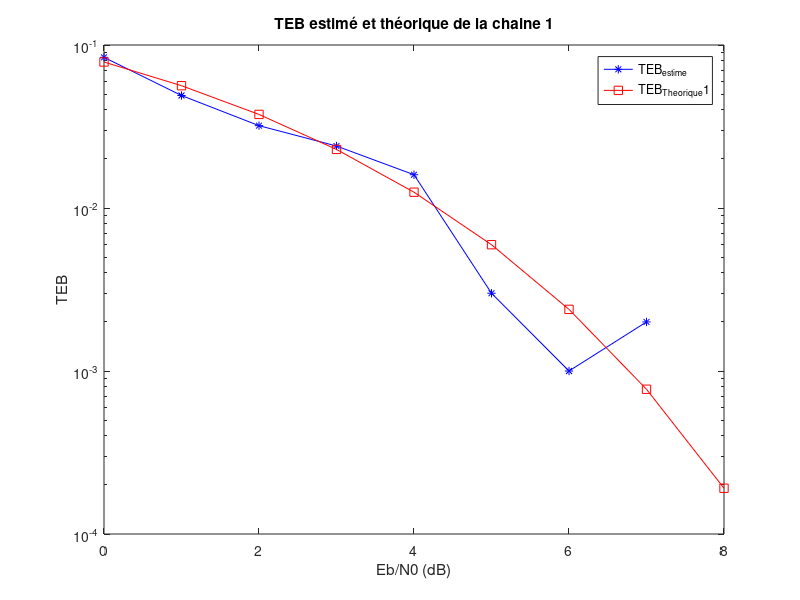
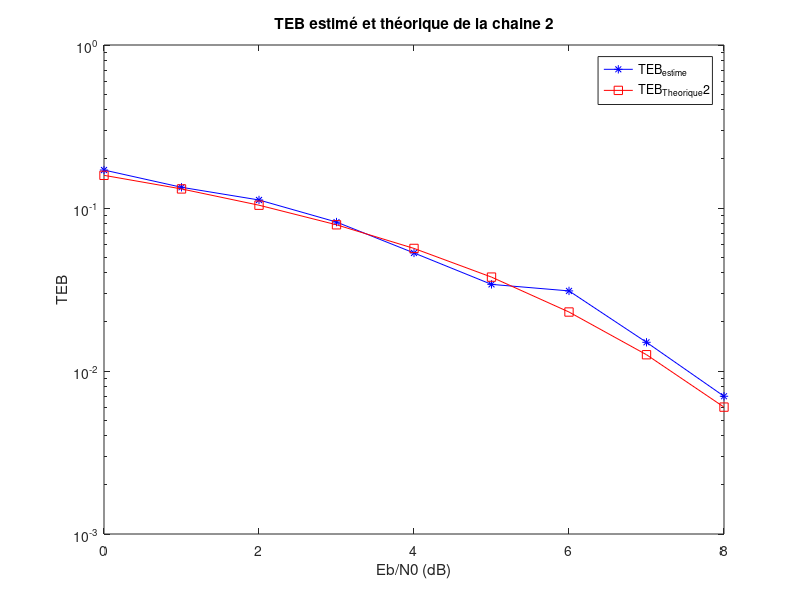
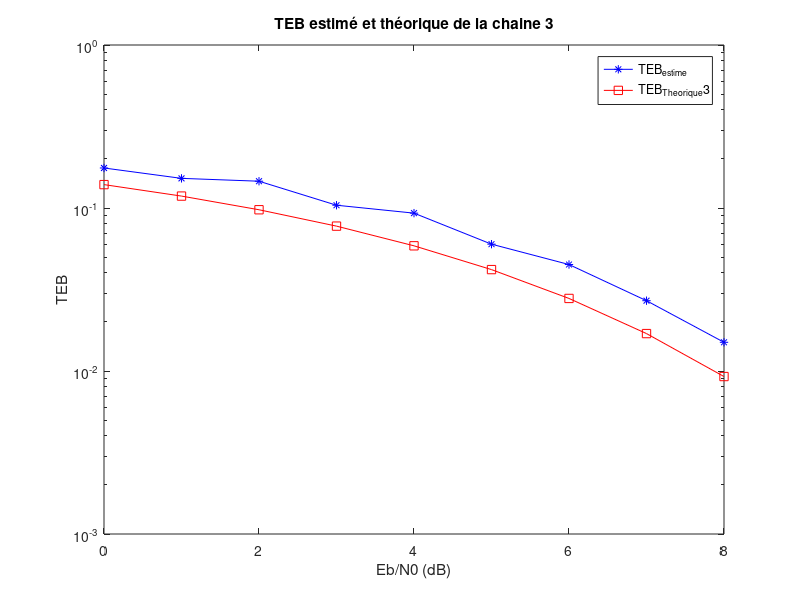
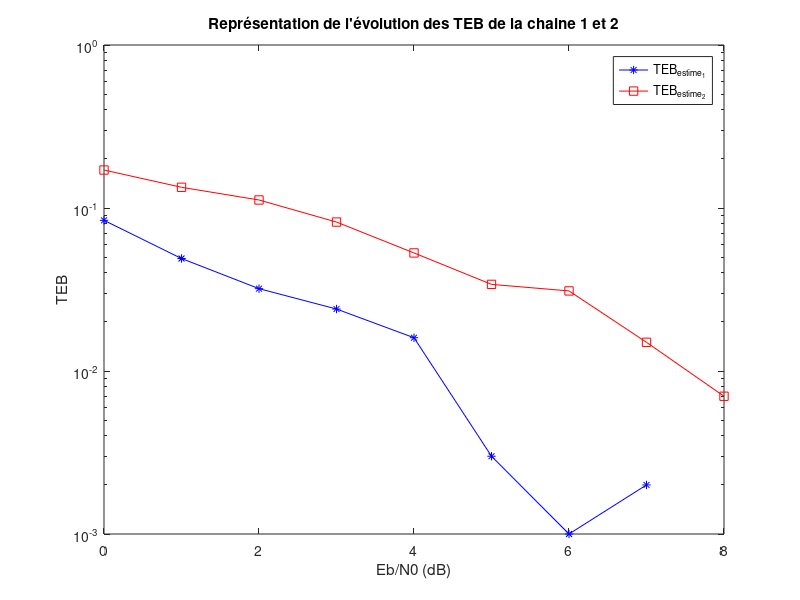

These charts were generated, in order, by the following MATLAB code:
%Nettoyer l'interface
clc;
clear all;
close all;

%Constantes
Fe = 24000;
Rb = 3000;
Tb = 1/Rb;
Nbits = 1000;
Te = 1/Fe;
V = 1;
alpha = 0.2 ;
L = 8;

EbN0dB = 0:8;
N = length(EbN0dB);


%% Chaine 1
TEB_estime1 = zeros(1,N);

for i=1:N

    % Généraion de bits
    bits = randi([0 1],1, Nbits);

    % Mapping 1
    Symboles1 = zeros(1,length(bits));
    Symboles1(bits==1) = V;
    Symboles1(bits==0) = -V;

    % Suréchantillonage
    Tsbin =Tb ;
    Nsbin = floor(Tsbin / Te);
    surech1 = zeros(1,Nsbin);
    surech1(1) = 1;
    Xk1 = kron(Symboles1,surech1);
    
    % Mise en forme:
    h1 = ones(1,Nsbin);
    Signal_Filtre1 = filter(h1,1,Xk1);
    
    % Canal avec bruit
    Px1 = mean(abs(Signal_Filtre1).^2);
    Sigma2N1 = (Px1*Nsbin)/(2*log2(2)*10^(EbN0dB(i)/10)) ;
    bruit1 = sqrt(Sigma2N1) * randn(1, length(Xk1));

    % Filtre de récéption
    hr1 = h1;
    Signal_z1 = filter(hr1,1,Signal_Filtre1 + bruit1);
    Signal_z1_SB = filter(hr1,1,Signal_Filtre1);

%     %Diagramme de l'oeuil chaine 1 avec bruit
%     diagramme_oeuil_1 = reshape(Signal_z1,Nsbin,floor(length(Signal_z1)/Nsbin)) ;
%     figure(10+i);
%     plot(diagramme_oeuil_1);
%     xlabel("Temps(s)");
%     ylabel("Amplitude");
%     title("Diagramme de l'oeil de la chaine 1 avec bruit");
%     grid on;
        


    % %Diagramme de l'oeuil chaine 1 sans bruit
    % diagramme_oeuil_1 = reshape(Signal_z1_SB,Nsbin,floor(length(Signal_z1)/Nsbin)) ;
    % figure(10+i);
    % plot(diagramme_oeuil_1);
    % xlabel("Temps(s)");
    % ylabel("Amplitude");
    % title("Diagramme de l'oeil de la chaine 1 sans bruit");
    % grid on;

    % echantillonage à t0=Ts
    z_ech1 = Signal_z1(Nsbin : Nsbin : end ) ;
    
    %Decision
    Seuil = 0;
    SymboleDecide1 = zeros(1,length(z_ech1));
    SymboleDecide1(z_ech1>Seuil) = V;
    SymboleDecide1(z_ech1<-Seuil) = -V;

    % TEB1
    bits_estimes1=zeros(1,Nbits);
    bits_estimes1(z_ech1>0) = 1;
    TEB_estime1(1,i) = sum(bits ~=bits_estimes1)/Nbits ;

end
% TEB théorique
TEB_Theorique1 = qfunc(sqrt(2*10.^(EbN0dB/10)));

figure(1);
semilogy(EbN0dB, TEB_estime1,'*b-');
hold on;
semilogy(EbN0dB, TEB_Theorique1,'sr-');
hold off;
legend({'TEB_{estime}','TEB_{Theorique}1'});
title("TEB estimé et théorique de la chaine 1");
xlabel("Eb/N0 (dB)");
ylabel("TEB");

%% Chaine 2
TEB_estime2 = zeros(1,N);

for i=1:N

    % Géneration de bits
    bits = randi([0 1],1, Nbits);

    % Mapping 2
    Symboles2 = zeros(1,length(bits));
    Symboles2(bits==1) = V;
    Symboles2(bits==0) = -V;

    % Suréchantillonage
    Tsbin =Tb ;
    Nsbin = floor(Tsbin / Te);
    surech2 = zeros(1,Nsbin);
    surech2(1) = 1;
    Xk2 = kron(Symboles2,surech2);
    
    %Mise en forme:
    h2 = ones(1,Nsbin);
    Signal_Filtre2 = filter(h2,1,Xk2);
    
    % Canal avec bruit
    Px2 = mean(abs(Signal_Filtre2).^2);
    Sigma2N2 = (Px2*Nsbin)/(2*log2(2)*10^(EbN0dB(i)/10)) ;
    bruit2 = sqrt(Sigma2N2) * randn(1, length(Xk2));

    % Filtre de récéption
    hr2 = ones(1,Nsbin/2);
    Signal_z2 = filter(hr2,1,Signal_Filtre2 + bruit2);
    Signal_z2_SB = filter(hr2,1,Signal_Filtre2);


    % % Diagramme de l'oeuil chaine 2 avec bruit
    % diagramme_oeuil_2 = reshape(Signal_z2,Nsbin,floor(length(Signal_z2)/Nsbin)) ;
    % figure(20 + i);
    % plot(diagramme_oeuil_2);
    % xlabel("Temps(s)");
    % ylabel("Amplitude");
    % title("Diagramme de l'oeil de la chaine 2 avec bruit");
    % grid on;


    % 
    % % Diagramme de l'oeuil chaine 2 sans bruit
    % diagramme_oeuil_2 = reshape(Signal_z2_SB,Nsbin,floor(length(Signal_z2)/Nsbin)) ;
    % figure(20 + i);
    % plot(diagramme_oeuil_2);
    % xlabel("Temps(s)");
    % ylabel("Amplitude");
    % title("Diagramme de l'oeil de la chaine 2 sans bruit");
    % grid on;

    % echantillonage à t0=Ts
    z_ech2 = Signal_z2(Nsbin : Nsbin : end ) ;
    
    %Decision
    Seuil = 0;
    SymboleDecide2 = zeros(1,length(z_ech2));
    SymboleDecide2(z_ech2>Seuil) = V;
    SymboleDecide2(z_ech2<-Seuil) = -V;

    % TEB2
    bits_estimes2=zeros(1,Nbits);
    bits_estimes2(z_ech2>0) = 1;
    TEB_estime2(1,i) = sum(bits ~=bits_estimes2)/Nbits ;

end

% TEB théorique 2
TEB_Theorique2 = qfunc(sqrt(10.^(EbN0dB/10)));

figure(2);
semilogy(EbN0dB, TEB_estime2,'*b-');
hold on;
semilogy(EbN0dB, TEB_Theorique2,'sr-');
hold off;
legend({'TEB_{estime}','TEB_{Theorique}2'});
title("TEB estimé et théorique de la chaine 2");
xlabel("Eb/N0 (dB)");
ylabel("TEB");

%% Chaine 3
TEB_estime3 = zeros(1,N);

for i = 1:N

    % Géneration de bits
    bits = randi([0 1],1, Nbits);

    % Mapping 3
    bits4aires = reshape(bits, 2,length(bits)/2);
    Symboles3 = zeros(1,length(bits4aires));
    Vecteur = bi2de(bits4aires.');

    Symboles3(Vecteur==0) = -3*V;
    Symboles3(Vecteur==1) = -V;
    Symboles3(Vecteur==2) = V;
    Symboles3(Vecteur==3) = 3*V;

    % Suréchantillonage
    Ts4air =2*Tb ;
    Ns4air = floor(Ts4air / Te);
    surech3 = zeros(1,Ns4air);
    surech3(1) = 1;
    Xk3 = kron(Symboles3,surech3);
    
    %Mise en forme:
    h3 = ones(1,Ns4air);
    Signal_Filtre3 = filter(h3,1,Xk3);

    % Canal avec bruit
    Px3 = mean(abs(Signal_Filtre3).^2);
    Sigma2N3 = (Px3*Ns4air)/(2*log2(4)*10^(EbN0dB(i)/10)) ;
    bruit3 = sqrt(Sigma2N3) * randn(1, length(Xk3));

    % Filtre de récéption
    hr3 = h3;
    Signal_z3 = filter(hr3,1,Signal_Filtre3 + bruit3);
    Signal_z3_SB = filter(hr3,1,Signal_Filtre3);

    % % Diagramme de l'oeuil chaine 3 avec bruit
    % diagramme_oeil_3 = reshape(Signal_z3,Ns4air,floor(length(Signal_z3)/Ns4air)) ;
    % figure(30+i);
    % plot(diagramme_oeil_3);
    % xlabel("Temps(s)");
    % ylabel("Amplitude");
    % title("Diagramme de l'oeil de la chaine 3 avec bruit");
    % grid on;

    % % Diagramme de l'oeuil chaine 3 sans bruit
    % diagramme_oeil_3 = reshape(Signal_z3_SB,Ns4air,floor(length(Signal_z3)/Ns4air)) ;
    % figure(30+i);
    % plot(diagramme_oeil_3);
    % xlabel("Temps(s)");
    % ylabel("Amplitude");
    % title("Diagramme de l'oeil de la chaine 3 sans bruit");
    % grid on;

    % echantillonage à t0=Ts4air
    z_ech3 = Signal_z3(Ns4air: Ns4air : end);

    %Decision
    SeuilBas = -2*Ns4air;
    SeuilHaut = 2*Ns4air;
    SeuilMilieu = 0;

    SymboleDecide3 = zeros(1,length(z_ech3));
    SymboleDecide3(z_ech3>SeuilHaut) = 3*V;
    SymboleDecide3((z_ech3>SeuilMilieu) & (z_ech3<=SeuilHaut)) = V;
    SymboleDecide3((z_ech3<=SeuilMilieu) & (z_ech3>=SeuilBas)) = -V;
    SymboleDecide3(z_ech3<=SeuilBas) = -3*V;

    % TEB3
    compteur=1;
    bits_estimes3=zeros(1,Nbits);
    taille = length(SymboleDecide3);
    for  j=1:taille
        valeur = SymboleDecide3(j);
        if valeur==-3*V
            bits_estimes3(1,compteur)=0;
            bits_estimes3(1,compteur+1)=0;
        elseif valeur==-V
            bits_estimes3(1,compteur)=1;
            bits_estimes3(1,compteur+1)=0;
        elseif valeur==V
            bits_estimes3(1,compteur)=0;
            bits_estimes3(1,compteur+1)=1;
        elseif valeur==3*V
            bits_estimes3(1,compteur)=1;
            bits_estimes3(1,compteur+1)=1;
        end
        compteur = compteur+2;
    end
    TEB_estime3(1,i) = sum(bits ~=bits_estimes3)/Nbits ;

end
% TEB théorique 3
TEB_Theorique3 = 3/4*(qfunc(sqrt((4/5)*10.^(EbN0dB/10))));

figure(3);
semilogy(EbN0dB, TEB_estime3,'*b-');
hold on;
semilogy(EbN0dB, TEB_Theorique3,'sr-');
hold off;
title("TEB estimé et théorique de la chaine 3");
legend({'TEB_{estime}','TEB_{Theorique}3'});
xlabel("Eb/N0 (dB)");
ylabel("TEB");


%% Superposition des TEB de la chaine 1 et 2
figure(4);
semilogy(EbN0dB, TEB_estime1,'*b-');
hold on;
semilogy(EbN0dB, TEB_estime2,'sr-');
hold off;
legend({'TEB_{estime_1}','TEB_{estime_2}'});
title("Représentation de l'évolution des TEB de la chaine 1 et 2");
xlabel("Eb/N0 (dB)");
ylabel("TEB");

%% Superposition des TEB de la chaine 1 et 3
figure(5);
semilogy(EbN0dB, TEB_estime1,'*b-');
hold on;
semilogy(EbN0dB, TEB_estime3,'sr-');
hold off;
legend({'TEB_{estime_1}','TEB_{estime_3}'});
title("Représentation de l'évolution des TEB de la chaine 1 et 3");
xlabel("Eb/N0 (dB)");
ylabel("TEB");
